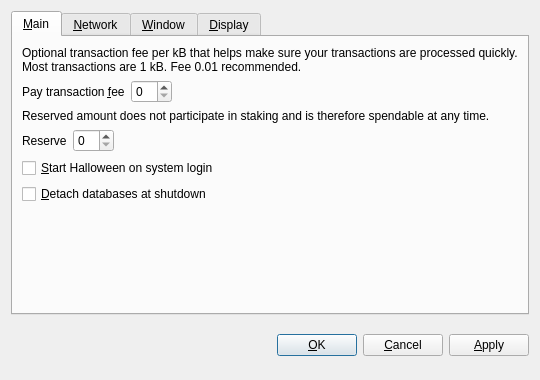
<?xml version="1.0" encoding="UTF-8"?>
<ui version="4.0">
 <class>OptionsDialog</class>
 <widget class="QDialog" name="OptionsDialog">
  <property name="geometry">
   <rect>
    <x>0</x>
    <y>0</y>
    <width>540</width>
    <height>380</height>
   </rect>
  </property>
  <property name="windowTitle">
   <string>Options</string>
  </property>
  <property name="modal">
   <bool>true</bool>
  </property>
  <layout class="QVBoxLayout" name="verticalLayout">
   <item>
    <widget class="QTabWidget" name="tabWidget">
     <property name="tabPosition">
      <enum>QTabWidget::North</enum>
     </property>
     <property name="currentIndex">
      <number>0</number>
     </property>
     <widget class="QWidget" name="tabMain">
      <attribute name="title">
       <string>&amp;Main</string>
      </attribute>
      <layout class="QVBoxLayout" name="verticalLayout_Main">
       <item>
        <widget class="QLabel" name="transactionFeeInfoLabel">
         <property name="text">
          <string>Optional transaction fee per kB that helps make sure your transactions are processed quickly. Most transactions are 1 kB. Fee 0.01 recommended.</string>
         </property>
         <property name="textFormat">
          <enum>Qt::PlainText</enum>
         </property>
         <property name="wordWrap">
          <bool>true</bool>
         </property>
        </widget>
       </item>
       <item>
        <layout class="QHBoxLayout" name="horizontalLayoutFee">
         <item>
          <widget class="QLabel" name="transactionFeeLabel">
           <property name="text">
            <string>Pay transaction &amp;fee</string>
           </property>
           <property name="textFormat">
            <enum>Qt::PlainText</enum>
           </property>
           <property name="buddy">
            <cstring>transactionFee</cstring>
           </property>
          </widget>
         </item>
         <item>
          <widget class="BitcoinAmountField" name="transactionFee"/>
         </item>
         <item>
          <spacer name="horizontalSpacerFee">
           <property name="orientation">
            <enum>Qt::Horizontal</enum>
           </property>
           <property name="sizeHint" stdset="0">
            <size>
             <width>40</width>
             <height>20</height>
            </size>
           </property>
          </spacer>
         </item>
        </layout>
       </item>
       <item>
        <widget class="QLabel" name="reserveBalanceInfoLabel">
         <property name="text">
          <string>Reserved amount does not participate in staking and is therefore spendable at any time.</string>
         </property>
         <property name="textFormat">
          <enum>Qt::PlainText</enum>
         </property>
         <property name="wordWrap">
          <bool>true</bool>
         </property>
        </widget>
       </item>
       <item>
        <layout class="QHBoxLayout" name="horizontalLayoutReserveBalance">
         <item>
          <widget class="QLabel" name="reserveBalanceLabel">
           <property name="text">
            <string>Reserve</string>
           </property>
           <property name="textFormat">
            <enum>Qt::PlainText</enum>
           </property>
           <property name="buddy">
            <cstring>reserveBalance</cstring>
           </property>
          </widget>
         </item>
         <item>
          <widget class="BitcoinAmountField" name="reserveBalance"/>
         </item>
         <item>
          <spacer name="horizontalSpacerReserveBalance">
           <property name="orientation">
            <enum>Qt::Horizontal</enum>
           </property>
           <property name="sizeHint" stdset="0">
            <size>
             <width>40</width>
             <height>20</height>
            </size>
           </property>
          </spacer>
         </item>
        </layout>
       </item>
       <item>
        <widget class="QCheckBox" name="bitcoinAtStartup">
         <property name="toolTip">
          <string>Automatically start Halloween after logging in to the system.</string>
         </property>
         <property name="text">
          <string>&amp;Start Halloween on system login</string>
         </property>
        </widget>
       </item>
       <item>
        <widget class="QCheckBox" name="detachDatabases">
         <property name="toolTip">
          <string>Detach block and address databases at shutdown. This means they can be moved to another data directory, but it slows down shutdown. The wallet is always detached.</string>
         </property>
         <property name="text">
          <string>&amp;Detach databases at shutdown</string>
         </property>
        </widget>
       </item>
       <item>
        <spacer name="verticalSpacer_Main">
         <property name="orientation">
          <enum>Qt::Vertical</enum>
         </property>
         <property name="sizeHint" stdset="0">
          <size>
           <width>20</width>
           <height>40</height>
          </size>
         </property>
        </spacer>
       </item>
      </layout>
     </widget>
     <widget class="QWidget" name="tabNetwork">
      <attribute name="title">
       <string>&amp;Network</string>
      </attribute>
      <layout class="QVBoxLayout" name="verticalLayout_Network">
       <item>
        <widget class="QCheckBox" name="mapPortUpnp">
         <property name="toolTip">
          <string>Automatically open the Halloween client port on the router. This only works when your router supports UPnP and it is enabled.</string>
         </property>
         <property name="text">
          <string>Map port using &amp;UPnP</string>
         </property>
        </widget>
       </item>
       <item>
        <widget class="QCheckBox" name="connectSocks">
         <property name="toolTip">
          <string>Connect to the Halloween network through a SOCKS proxy (e.g. when connecting through Tor).</string>
         </property>
         <property name="text">
          <string>&amp;Connect through SOCKS proxy:</string>
         </property>
        </widget>
       </item>
       <item>
        <layout class="QHBoxLayout" name="horizontalLayout_Network">
         <item>
          <widget class="QLabel" name="proxyIpLabel">
           <property name="text">
            <string>Proxy &amp;IP:</string>
           </property>
           <property name="textFormat">
            <enum>Qt::PlainText</enum>
           </property>
           <property name="buddy">
            <cstring>proxyIp</cstring>
           </property>
          </widget>
         </item>
         <item>
          <widget class="QValidatedLineEdit" name="proxyIp">
           <property name="maximumSize">
            <size>
             <width>140</width>
             <height>16777215</height>
            </size>
           </property>
           <property name="toolTip">
            <string>IP address of the proxy (e.g. 127.0.0.1)</string>
           </property>
          </widget>
         </item>
         <item>
          <widget class="QLabel" name="proxyPortLabel">
           <property name="text">
            <string>&amp;Port:</string>
           </property>
           <property name="textFormat">
            <enum>Qt::PlainText</enum>
           </property>
           <property name="buddy">
            <cstring>proxyPort</cstring>
           </property>
          </widget>
         </item>
         <item>
          <widget class="QLineEdit" name="proxyPort">
           <property name="maximumSize">
            <size>
             <width>55</width>
             <height>16777215</height>
            </size>
           </property>
           <property name="toolTip">
            <string>Port of the proxy (e.g. 9050)</string>
           </property>
          </widget>
         </item>
         <item>
          <widget class="QLabel" name="socksVersionLabel">
           <property name="text">
            <string>SOCKS &amp;Version:</string>
           </property>
           <property name="textFormat">
            <enum>Qt::PlainText</enum>
           </property>
           <property name="buddy">
            <cstring>socksVersion</cstring>
           </property>
          </widget>
         </item>
         <item>
          <widget class="QValueComboBox" name="socksVersion">
           <property name="toolTip">
            <string>SOCKS version of the proxy (e.g. 5)</string>
           </property>
          </widget>
         </item>
         <item>
          <spacer name="horizontalSpacer_Network">
           <property name="orientation">
            <enum>Qt::Horizontal</enum>
           </property>
           <property name="sizeHint" stdset="0">
            <size>
             <width>40</width>
             <height>20</height>
            </size>
           </property>
          </spacer>
         </item>
        </layout>
       </item>
       <item>
        <spacer name="verticalSpacer_Network">
         <property name="orientation">
          <enum>Qt::Vertical</enum>
         </property>
         <property name="sizeHint" stdset="0">
          <size>
           <width>20</width>
           <height>40</height>
          </size>
         </property>
        </spacer>
       </item>
      </layout>
     </widget>
     <widget class="QWidget" name="tabWindow">
      <attribute name="title">
       <string>&amp;Window</string>
      </attribute>
      <layout class="QVBoxLayout" name="verticalLayout_Window">
       <item>
        <widget class="QCheckBox" name="minimizeToTray">
         <property name="toolTip">
          <string>Show only a tray icon after minimizing the window.</string>
         </property>
         <property name="text">
          <string>&amp;Minimize to the tray instead of the taskbar</string>
         </property>
        </widget>
       </item>
       <item>
        <widget class="QCheckBox" name="minimizeOnClose">
         <property name="toolTip">
          <string>Minimize instead of exit the application when the window is closed. When this option is enabled, the application will be closed only after selecting Quit in the menu.</string>
         </property>
         <property name="text">
          <string>M&amp;inimize on close</string>
         </property>
        </widget>
       </item>
       <item>
        <spacer name="verticalSpacer_Window">
         <property name="orientation">
          <enum>Qt::Vertical</enum>
         </property>
         <property name="sizeHint" stdset="0">
          <size>
           <width>20</width>
           <height>40</height>
          </size>
         </property>
        </spacer>
       </item>
      </layout>
     </widget>
     <widget class="QWidget" name="tabDisplay">
      <attribute name="title">
       <string>&amp;Display</string>
      </attribute>
      <layout class="QVBoxLayout" name="verticalLayout_Display">
       <item>
        <layout class="QHBoxLayout" name="horizontalLayout_1_Display">
         <item>
          <widget class="QLabel" name="langLabel">
           <property name="text">
            <string>User Interface &amp;language:</string>
           </property>
           <property name="textFormat">
            <enum>Qt::PlainText</enum>
           </property>
           <property name="buddy">
            <cstring>lang</cstring>
           </property>
          </widget>
         </item>
         <item>
          <widget class="QValueComboBox" name="lang">
           <property name="toolTip">
            <string>The user interface language can be set here. This setting will take effect after restarting Halloween.</string>
           </property>
          </widget>
         </item>
        </layout>
       </item>
       <item>
        <layout class="QHBoxLayout" name="horizontalLayout_2_Display">
         <item>
          <widget class="QLabel" name="unitLabel">
           <property name="text">
            <string>&amp;Unit to show amounts in:</string>
           </property>
           <property name="textFormat">
            <enum>Qt::PlainText</enum>
           </property>
           <property name="buddy">
            <cstring>unit</cstring>
           </property>
          </widget>
         </item>
         <item>
          <widget class="QValueComboBox" name="unit">
           <property name="toolTip">
            <string>Choose the default subdivision unit to show in the interface and when sending coins.</string>
           </property>
          </widget>
         </item>
        </layout>
       </item>
       <item>
        <widget class="QCheckBox" name="displayAddresses">
         <property name="toolTip">
          <string>Whether to show Halloween addresses in the transaction list or not.</string>
         </property>
         <property name="text">
          <string>&amp;Display addresses in transaction list</string>
         </property>
        </widget>
       </item>
       <item>
        <widget class="QCheckBox" name="coinControlFeatures">
         <property name="toolTip">
          <string>Whether to show coin control features or not.</string>
         </property>
         <property name="text">
          <string>Display coin &amp;control features (experts only!)</string>
         </property>
        </widget>
       </item>
       <item>
        <spacer name="verticalSpacer_Display">
         <property name="orientation">
          <enum>Qt::Vertical</enum>
         </property>
         <property name="sizeHint" stdset="0">
          <size>
           <width>20</width>
           <height>40</height>
          </size>
         </property>
        </spacer>
       </item>
      </layout>
     </widget>
    </widget>
   </item>
   <item>
    <layout class="QHBoxLayout" name="horizontalLayout_Buttons">
     <item>
      <spacer name="horizontalSpacer_1">
       <property name="orientation">
        <enum>Qt::Horizontal</enum>
       </property>
       <property name="sizeHint" stdset="0">
        <size>
         <width>40</width>
         <height>48</height>
        </size>
       </property>
      </spacer>
     </item>
     <item>
      <widget class="QLabel" name="statusLabel">
       <property name="font">
        <font>
         <weight>75</weight>
         <bold>true</bold>
        </font>
       </property>
       <property name="text">
        <string/>
       </property>
       <property name="textFormat">
        <enum>Qt::PlainText</enum>
       </property>
       <property name="wordWrap">
        <bool>true</bool>
       </property>
      </widget>
     </item>
     <item>
      <spacer name="horizontalSpacer_2">
       <property name="orientation">
        <enum>Qt::Horizontal</enum>
       </property>
       <property name="sizeHint" stdset="0">
        <size>
         <width>40</width>
         <height>48</height>
        </size>
       </property>
      </spacer>
     </item>
     <item>
      <widget class="QPushButton" name="okButton">
       <property name="text">
        <string>&amp;OK</string>
       </property>
      </widget>
     </item>
     <item>
      <widget class="QPushButton" name="cancelButton">
       <property name="text">
        <string>&amp;Cancel</string>
       </property>
       <property name="autoDefault">
        <bool>false</bool>
       </property>
      </widget>
     </item>
     <item>
      <widget class="QPushButton" name="applyButton">
       <property name="text">
        <string>&amp;Apply</string>
       </property>
       <property name="autoDefault">
        <bool>false</bool>
       </property>
      </widget>
     </item>
    </layout>
   </item>
  </layout>
 </widget>
 <customwidgets>
  <customwidget>
   <class>BitcoinAmountField</class>
   <extends>QSpinBox</extends>
   <header>bitcoinamountfield.h</header>
  </customwidget>
  <customwidget>
   <class>QValueComboBox</class>
   <extends>QComboBox</extends>
   <header>qvaluecombobox.h</header>
  </customwidget>
  <customwidget>
   <class>QValidatedLineEdit</class>
   <extends>QLineEdit</extends>
   <header>qvalidatedlineedit.h</header>
  </customwidget>
 </customwidgets>
 <resources/>
 <connections/>
</ui>
